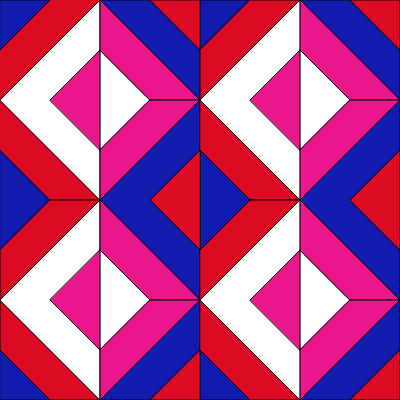
Frame 1 (no input)
Frame 60 (no input): identical to frame 1, image omitted
Frame 120 (the mouse pressed at the canvas centre since frame 60): identical to frame 1, image omitted

The p5.js sketch that drew this single still picture (run headless with seeded random() and noise() and a simulated clock; from frame 60 on, the mouse is pressed at the canvas centre):

// p5.js sketch
// ── sketch.js

 function setup() {
  createCanvas(400, 400);
}

function draw() {
  background(220);
}function setup() {
  createCanvas(400, 400);
}

function draw() {
  background(150
          );
  fill(17, 28, 175);
 square(0, 0, 400);
   fill(220, 10, 34);
  triangle(-50, 100, 100, -50, 100, 250);
quad(0, 250, 0, 300, 100, 200, 50, 200);
  quad(0, 300, 0, 350, 50, 400, 100, 400)
  triangle(150, 0, 200, 0, 200, 50)
  triangle(200, 150, 150, 200, 200, 250)
  triangle(150, 400, 200, 400, 200, 350)
  quad(200, 50, 200, 100, 300, 0, 250, 0)
  quad(200, 100, 300, 200, 250, 200, 200, 150);
  quad(200, 250, 250, 200, 300, 200, 200, 300);
  quad(200, 300, 300, 400, 250, 400, 200, 350)
  triangle(350, 0, 400, 0, 400, 50)
  triangle(400, 250, 400, 150, 350, 200)
  triangle(400, 350, 400, 400, 350, 400)
  
  fill(255, 255, 255)
  triangle(0, 100, 100, 0, 100, 200)
  triangle(100, 50, 150, 100, 100, 150)
  triangle(300, 0, 200, 100, 300, 200)
  triangle(300, 50, 350, 100, 300, 150);
  triangle(0, 300, 100, 200, 100, 400);
  triangle(300, 200, 200, 300, 300, 400) 
  triangle(300, 250, 350, 300, 300, 350)
  triangle(100, 250, 150, 300, 100, 350)
  
  fill(233, 22, 140)
  triangle(50, 100, 100, 50, 100, 150)
  quad(100, 50, 100, 0, 200, 100, 150, 100)
  quad(100, 150, 100, 200, 200, 100, 150, 100)
 triangle(100, 250, 100, 350, 50, 300)
  quad(100, 200, 100, 250, 150, 300, 200, 300)
  quad(100, 350, 100, 400, 200, 300, 150, 300)
  triangle(250, 100, 300, 50, 300, 150)
  quad(300, 0, 300, 50, 350, 100, 400, 100)
  quad(300, 150, 300, 200, 400, 100, 350, 100)
  triangle(250, 300, 300, 250, 300, 350)
  quad(300, 250, 300, 200, 400, 300, 350, 300)
  quad(300, 350, 300, 400, 400, 300, 350, 300)
}
